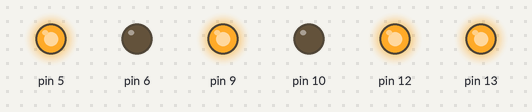
Recording of a sketch running on a simulated Arduino Uno, built with avr-gcc and run on an emulated ATmega328P. Parts: output pins drawn as LEDs (lit = HIGH).

Above: at 3.0 s.
At 12.0 s:
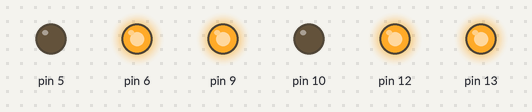
At 21.0 s:
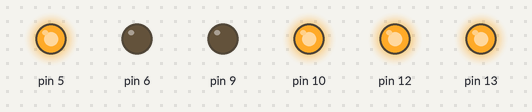
Timing chart, 0 to 27.6 s (numbered marks = the images above):
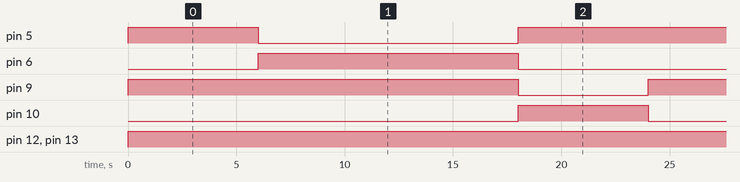

Measured:
- by itself, pin 5: repeats every 24.0 s: LOW 12.0 s, HIGH 12.0 s
- by itself, pin 6: alternates HIGH for 12.0 s and LOW for 12.0 s
- by itself, pin 9: alternates HIGH for 18.0 s and LOW for 6.0 s
- by itself, pin 10: alternates HIGH for 6.0 s and LOW for 18.0 s
- by itself, pin 12, pin 13: LOW → HIGH at 0.00 s

The sketch:

dc_motor_and_l293_driver.ino
```cpp
void setup() {
  pinMode(12, OUTPUT);
  pinMode(13, OUTPUT);
  pinMode(5, OUTPUT);
  pinMode(6, OUTPUT);
  pinMode(9, OUTPUT);
  pinMode(10, OUTPUT);
}

void forward(){
  digitalWrite(12, HIGH);
  digitalWrite(13, HIGH);
  digitalWrite(5, HIGH);
  digitalWrite(6, LOW);
  digitalWrite(9, HIGH);
  digitalWrite(10, LOW);
  }

void reverse(){
  digitalWrite(12, HIGH);
  digitalWrite(13, HIGH);
  digitalWrite(5, LOW);
  digitalWrite(6, HIGH);
  digitalWrite(9, HIGH);
  digitalWrite(10, LOW);
  }

void left(){
  digitalWrite(12, HIGH);
  digitalWrite(13, HIGH);
  digitalWrite(5, HIGH);
  digitalWrite(6, LOW);
  digitalWrite(9, LOW);
  digitalWrite(10, HIGH);
  }

void right(){
  digitalWrite(12, HIGH);
  digitalWrite(13, HIGH);
  digitalWrite(5, LOW);
  digitalWrite(6, HIGH);
  digitalWrite(9, HIGH);
  digitalWrite(10, LOW);
  }
void stop(){
  digitalWrite(2, LOW);
  digitalWrite(7, LOW);
  }
void loop() {
  forward();
  delay(5000);
  stop();
  delay(1000);
  reverse();
  delay(5000);
  stop();
  delay(1000);
  right();
  delay(5000);
  stop();
  delay(1000);
  left();
  delay(5000);
  stop();
  delay(1000);
}
```
